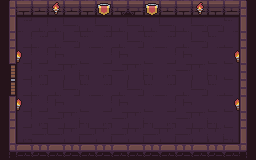

This is a level from a 2D game, rendered from its Tiled map with the project's own tilesets. A one-line summary and the complete map file follow:
An orthogonal 16x10 tile map with 16x16 px tiles, 3 tile layers (fondo, Capa de patrones 1, detalles) and 2 objects.

<map version="1.9" tiledversion="1.9.2" orientation="orthogonal" renderorder="right-down" width="16" height="10" tilewidth="16" tileheight="16" infinite="0" nextlayerid="10" nextobjectid="15">
 <tileset firstgid="1" source="Dungeon_Tileset.tsx" />
 <layer id="2" name="fondo" width="16" height="10">
  <data encoding="csv">
79,79,79,79,79,79,79,79,79,79,79,79,79,79,79,79,
79,79,79,79,79,79,79,79,79,79,79,79,79,79,79,79,
79,79,79,79,79,79,79,79,79,79,79,79,79,79,79,79,
79,79,79,79,79,79,79,79,79,79,79,79,79,79,79,79,
79,79,79,79,79,79,79,79,79,79,79,79,79,79,79,79,
79,79,79,79,79,79,79,79,79,79,79,79,79,79,79,79,
79,79,79,79,79,79,79,79,79,79,79,79,79,79,79,79,
79,79,79,79,79,79,79,79,79,79,79,79,79,79,79,79,
79,79,79,79,79,79,79,79,79,79,79,79,79,79,79,79,
79,79,79,79,79,79,79,79,79,79,79,79,79,79,79,79
</data>
 </layer>
 <layer id="1" name="Capa de patrones 1" width="16" height="10">
  <data encoding="csv">
1,2,3,2,3,2,3,4,2147483652,2,3,2,3,2,3,6,
11,12,13,13,14,13,14,13,14,13,14,13,14,14,15,16,
21,22,7,8,9,10,7,8,9,10,7,8,9,10,25,26,
31,22,17,18,19,20,17,18,19,20,17,18,19,20,25,16,
49,22,27,28,29,30,27,28,29,30,27,28,29,30,25,26,
59,22,7,8,9,10,7,8,9,10,7,8,9,10,25,26,
11,22,17,18,19,20,17,18,19,20,17,18,19,20,25,36,
21,22,27,28,29,30,27,28,29,30,27,28,29,30,25,26,
31,32,33,33,34,33,34,33,34,33,34,33,34,34,35,36,
41,42,43,42,43,42,43,42,45,44,45,44,45,44,45,46
</data>
 </layer>
 <layer id="3" name="detalles" width="16" height="10">
  <data encoding="csv">
0,0,0,91,0,0,75,0,0,75,0,0,91,0,0,0,
0,0,0,0,0,0,0,0,0,0,0,0,0,0,0,0,
0,0,0,0,0,0,0,0,0,0,0,0,0,0,0,0,
0,92,0,0,0,0,0,0,0,0,0,0,0,0,2147483740,0,
0,0,0,0,0,0,0,0,0,0,0,0,0,0,0,0,
0,0,0,0,0,0,0,0,0,0,0,0,0,0,0,0,
0,92,0,0,0,0,0,0,0,0,0,0,0,0,2147483740,0,
0,0,0,0,0,0,0,0,0,0,0,0,0,0,0,0,
0,0,0,0,0,0,0,0,0,0,0,0,0,0,0,0,
0,0,0,0,0,0,0,0,0,0,0,0,0,0,0,0
</data>
 </layer>
 <objectgroup id="4" name="collisions">
  <object id="2" x="16" y="16">
   <polyline points="0,0 0,128 224,128 224,0 0,0" />
  </object>
 </objectgroup>
 <objectgroup id="6" name="doors">
  <object id="4" x="0" y="64">
   <polygon points="0,0 0,32 17.9688,32.0313 18.0313,0" />
  </object>
 </objectgroup>
 <objectgroup id="8" name="enemies" />
 <objectgroup id="9" name="chest" />
</map>
